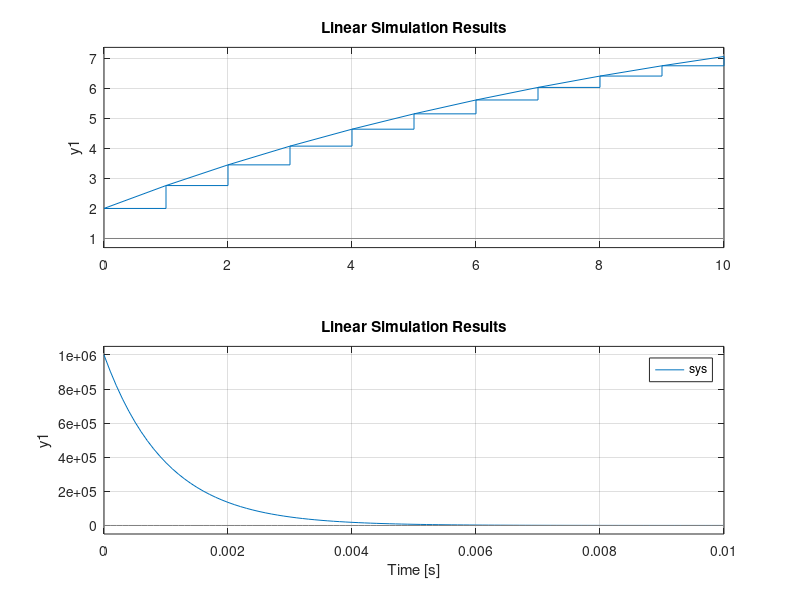

Source code (MATLAB):
%% HW 4
%Problem 2
% syms x y
% eqn1 = -106 + 3*sqrt(1789) == (-106 + 3*sqrt(1789))*x^2 + (-106 + 3*sqrt(1789)-x^2*(-106 + 3*sqrt(1789)))/(-106 + 3*sqrt(1789))*(-106 + 3*sqrt(1789));
% [a1] = solve(eqn1,x)

%Problem 4
%Initializations
a=0.1;
b=0.2;
u=1;
x_ini = [2;1];
t_b = 1;
%CT system
A = [-a 0;a -b];
B = [1;0];
C = [1 0;0 1];
D = 0;
CT = ss(A,B,C,D)
%DT system
AA = [exp(-0.1) 0;exp(-0.1)-exp(-0.2) exp(-0.2)];
BB = [-10*exp(-0.1) + 10;-10*exp(-0.1)+5*exp(-0.2)+5];
CC = C;
DD = 0;
DT = ss(AA,BB,CC,DD,t_b);
%Plotting
t = 0:1:10;  % 201 points
u = ones(size(t));
lsim(CT, u, t, x_ini)
legend('CT', 'DT')
hold on
lsim(DT, u, t, x_ini)

%Problem 5
clear all;
%Initialization
uu = 1;
Kd =10;
Kp =100;
Ki =1;
Kd = 1000;
tau =0.001;
%State space
A = [0 1;0 -1/tau];
B = [0;1];
C = [Ki/tau Kp/tau-Kd/tau^2];
D = Kd/tau;
sys = ss(A,B,C,D);
t = 0:0.0001:0.01;  
u = ones(size(t));
lsim(sys, u, t)
